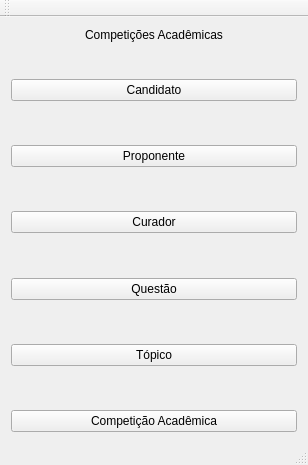
<?xml version="1.0" encoding="UTF-8"?>
<ui version="4.0">
 <class>MainWindow</class>
 <widget class="QMainWindow" name="MainWindow">
  <property name="geometry">
   <rect>
    <x>0</x>
    <y>0</y>
    <width>308</width>
    <height>465</height>
   </rect>
  </property>
  <property name="windowTitle">
   <string>MainWindow</string>
  </property>
  <widget class="QWidget" name="centralWidget">
   <layout class="QGridLayout" name="gridLayout">
    <item row="2" column="0">
     <layout class="QVBoxLayout" name="verticalLayout">
      <item>
       <widget class="QPushButton" name="pushButton">
        <property name="text">
         <string>Candidato</string>
        </property>
       </widget>
      </item>
      <item>
       <spacer name="verticalSpacer">
        <property name="orientation">
         <enum>Qt::Vertical</enum>
        </property>
        <property name="sizeHint" stdset="0">
         <size>
          <width>20</width>
          <height>40</height>
         </size>
        </property>
       </spacer>
      </item>
      <item>
       <widget class="QPushButton" name="pushButton_13">
        <property name="text">
         <string>Proponente</string>
        </property>
       </widget>
      </item>
      <item>
       <spacer name="verticalSpacer_2">
        <property name="orientation">
         <enum>Qt::Vertical</enum>
        </property>
        <property name="sizeHint" stdset="0">
         <size>
          <width>20</width>
          <height>40</height>
         </size>
        </property>
       </spacer>
      </item>
      <item>
       <widget class="QPushButton" name="pushButton_12">
        <property name="text">
         <string>Curador</string>
        </property>
       </widget>
      </item>
      <item>
       <spacer name="verticalSpacer_3">
        <property name="orientation">
         <enum>Qt::Vertical</enum>
        </property>
        <property name="sizeHint" stdset="0">
         <size>
          <width>20</width>
          <height>40</height>
         </size>
        </property>
       </spacer>
      </item>
      <item>
       <widget class="QPushButton" name="pushButton_2">
        <property name="text">
         <string>Questão</string>
        </property>
       </widget>
      </item>
      <item>
       <spacer name="verticalSpacer_4">
        <property name="orientation">
         <enum>Qt::Vertical</enum>
        </property>
        <property name="sizeHint" stdset="0">
         <size>
          <width>20</width>
          <height>40</height>
         </size>
        </property>
       </spacer>
      </item>
      <item>
       <widget class="QPushButton" name="pushButton_6">
        <property name="text">
         <string>Tópico</string>
        </property>
       </widget>
      </item>
      <item>
       <spacer name="verticalSpacer_5">
        <property name="orientation">
         <enum>Qt::Vertical</enum>
        </property>
        <property name="sizeHint" stdset="0">
         <size>
          <width>20</width>
          <height>40</height>
         </size>
        </property>
       </spacer>
      </item>
      <item>
       <widget class="QPushButton" name="pushButton_5">
        <property name="text">
         <string>Competição Acadêmica</string>
        </property>
       </widget>
      </item>
     </layout>
    </item>
    <item row="0" column="0">
     <widget class="QLabel" name="label">
      <property name="text">
       <string>Competições Acadêmicas</string>
      </property>
      <property name="alignment">
       <set>Qt::AlignCenter</set>
      </property>
     </widget>
    </item>
    <item row="1" column="0">
     <spacer name="verticalSpacer_6">
      <property name="orientation">
       <enum>Qt::Vertical</enum>
      </property>
      <property name="sizeHint" stdset="0">
       <size>
        <width>20</width>
        <height>40</height>
       </size>
      </property>
     </spacer>
    </item>
   </layout>
  </widget>
  <widget class="QMenuBar" name="menuBar">
   <property name="geometry">
    <rect>
     <x>0</x>
     <y>0</y>
     <width>308</width>
     <height>22</height>
    </rect>
   </property>
  </widget>
  <widget class="QToolBar" name="mainToolBar">
   <attribute name="toolBarArea">
    <enum>TopToolBarArea</enum>
   </attribute>
   <attribute name="toolBarBreak">
    <bool>false</bool>
   </attribute>
  </widget>
  <widget class="QStatusBar" name="statusBar"/>
 </widget>
 <layoutdefault spacing="6" margin="11"/>
 <resources/>
 <connections>
  <connection>
   <sender>pushButton</sender>
   <signal>clicked()</signal>
   <receiver>MainWindow</receiver>
   <slot>editCandidato()</slot>
   <hints>
    <hint type="sourcelabel">
     <x>231</x>
     <y>138</y>
    </hint>
    <hint type="destinationlabel">
     <x>281</x>
     <y>125</y>
    </hint>
   </hints>
  </connection>
  <connection>
   <sender>pushButton_2</sender>
   <signal>clicked()</signal>
   <receiver>MainWindow</receiver>
   <slot>editQuestao()</slot>
   <hints>
    <hint type="sourcelabel">
     <x>206</x>
     <y>192</y>
    </hint>
    <hint type="destinationlabel">
     <x>314</x>
     <y>195</y>
    </hint>
   </hints>
  </connection>
 </connections>
 <slots>
  <slot>editCandidato()</slot>
  <slot>editQuestao()</slot>
 </slots>
</ui>
